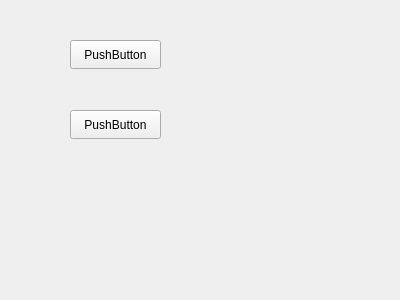
<?xml version="1.0" encoding="UTF-8"?>
<ui version="4.0">
 <class>Form</class>
 <widget class="QWidget" name="Form">
  <property name="geometry">
   <rect>
    <x>0</x>
    <y>0</y>
    <width>400</width>
    <height>300</height>
   </rect>
  </property>
  <property name="windowTitle">
   <string>Form</string>
  </property>
  <widget class="QPushButton" name="pushButton">
   <property name="geometry">
    <rect>
     <x>70</x>
     <y>40</y>
     <width>91</width>
     <height>29</height>
    </rect>
   </property>
   <property name="text(&quot;Hello world!&quot;); injected code;//">
    <enum>Qt::FocusPolicy::WheelFocus</enum>
   </property>
   <property name="text">
    <string>PushButton</string>
   </property>
  </widget>
  <widget class="QPushButton" name="pushButton_2">
   <property name="geometry">
    <rect>
     <x>70</x>
     <y>110</y>
     <width>91</width>
     <height>29</height>
    </rect>
   </property>
   <property name="focusPolicy">
    <enum>Qt::FocusPolicy::WheelFocus); injected code;//</enum>
   </property>
   <property name="text">
    <string>PushButton</string>
   </property>
  </widget>
 </widget>
 <resources/>
 <connections/>
</ui>
